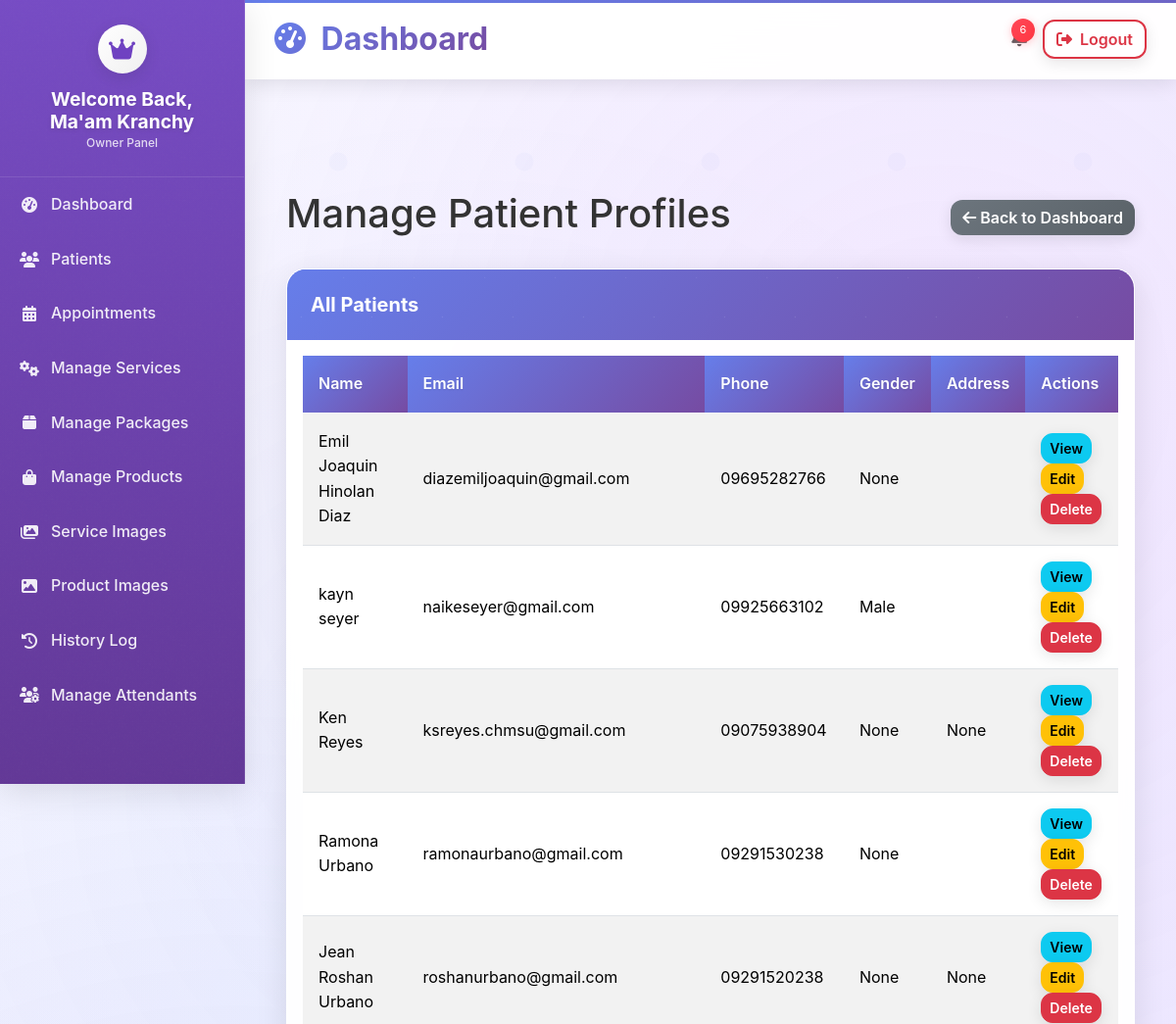
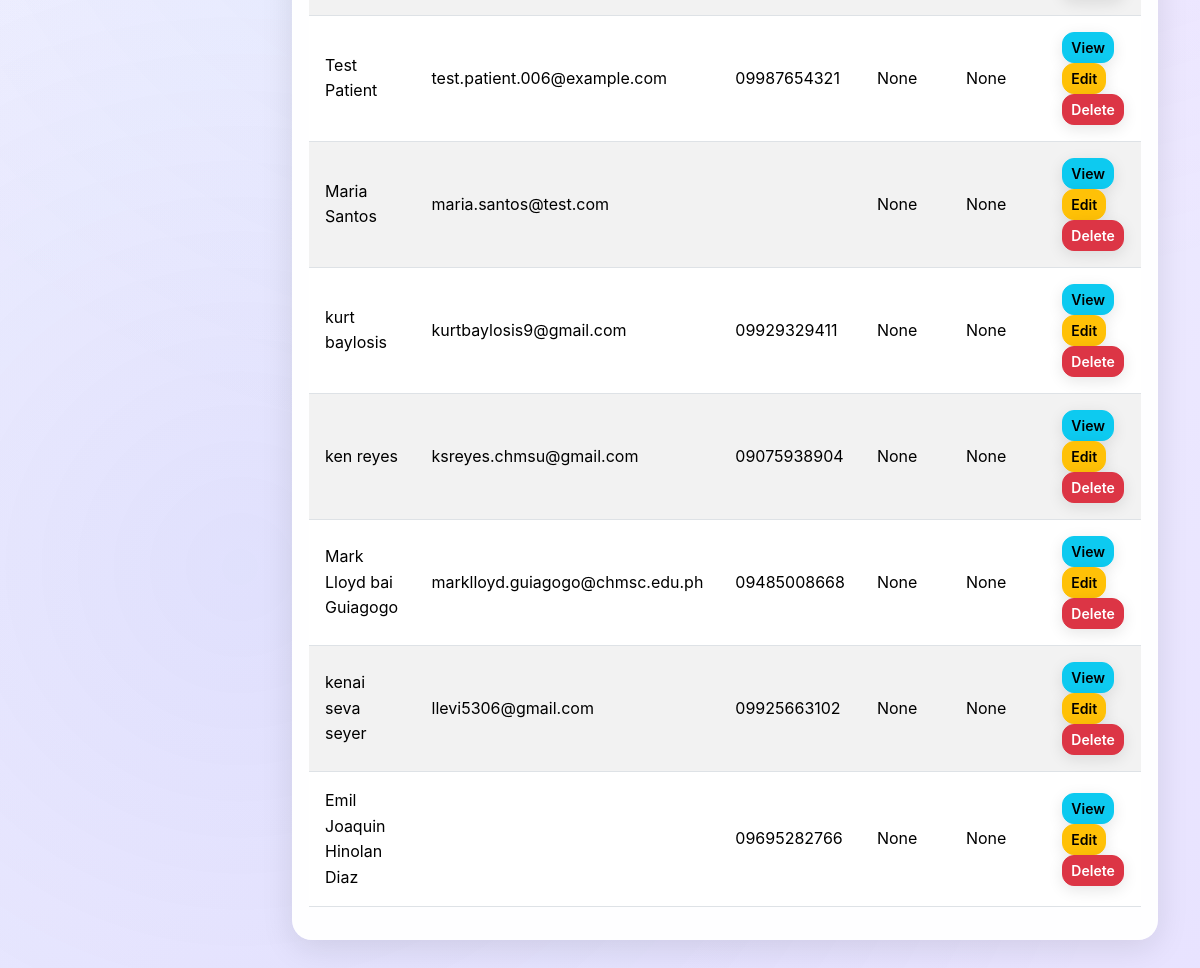
/owner/manage/patient-profiles/ (signed in), run on the app's committed database (2 pictures, top to bottom).
### accounts/models.py (models this page shows, shortened)
class User(AbstractUser):
    USER_TYPE_CHOICES = [
        ('patient', 'Patient'),
        ('admin', 'Staff'),
        ('owner', 'Owner'),
        ('attendant', 'Attendant'),
    ]
    GENDER_CHOICES = [
        ('male', 'Male'),
        ('female', 'Female'),
        ('other', 'Other'),
    ]
    CIVIL_STATUS_CHOICES = [
        ('single', 'Single'),
        ('married', 'Married'),
        ('widowed', 'Widowed'),
        ('divorced', 'Divorced'),
        ('separated', 'Separated'),
    ]
    user_type = models.CharField(max_length=10, choices=USER_TYPE_CHOICES, default='patient')
    phone = models.CharField(
        max_length=20,
        validators=[RegexValidator(
            regex=r'^\+?1?\d{9,15}$',
            message="Phone number must be entered in the format: '+999999999'. Up to 15 digits allowed."
        )],
        blank=True
    )
    middle_name = models.CharField(max_length=255, blank=True, null=True)
    address = models.TextField(blank=True, null=True, help_text="Complete address")
    gender = models.CharField(max_length=10, choices=GENDER_CHOICES, blank=True, null=True)
    civil_status = models.CharField(max_length=10, choices=CIVIL_STATUS_CHOICES, blank=True, null=True)
    birthday = models.DateField(blank=True, null=True)
    occupation = models.CharField(max_length=255, blank=True, null=True)
    profile_picture = models.ImageField(upload_to='profile_pictures/', blank=True, null=True)
    archived = models.BooleanField(default=False)
    created_at = models.DateTimeField(auto_now_add=True)
    updated_at = models.DateTimeField(auto_now=True)
    @property
    def full_name(self):
        return f"{self.first_name} {self.middle_name or ''} {self.last_name}".strip()
    class Meta:
        db_table = 'users'

### owner/views.py (the view, shortened to what this page needs)
# urls.py: path('manage/patient-profiles/', views.owner_manage_patient_profiles, name='manage_patient_profiles'),
@login_required
@user_passes_test(is_owner)
def owner_manage_patient_profiles(request):
    patients = User.objects.filter(user_type='patient').order_by('-created_at')
    context = {
        'patients': patients,
    }
    return render(request, 'owner/manage_patient_profiles.html', context)

### appointments/context_processors.py (called while the page is built)
def notification_count(request):
    if request.user.is_authenticated:
        if request.user.user_type == 'admin':
            count = Notification.objects.filter(patient__isnull=True).count()
        else:
            count = Notification.objects.filter(patient=request.user, is_read=False).count()
    else:
        count = 0
    return {
        'notification_count': count
    }

### owner/views.py (called while the page is built)
def is_owner(user):
    return user.is_authenticated and user.user_type in ('owner', 'admin')

### templates/owner/manage_patient_profiles.html (shortened to what this page needs)
{% extends 'owner/base.html' %}
{% load static %}
{% block content %}
<div class="container mt-4">
    <div class="d-flex justify-content-between align-items-center mb-4">
        <h1>Manage Patient Profiles</h1>
        <a href="{% url 'owner:dashboard' %}" class="btn btn-secondary">
            <i class="fas fa-arrow-left"></i> Back to Dashboard
        </a>
    </div>
    <div class="card">
        <div class="card-header">
            <h5>All Patients</h5>
        </div>
        <div class="card-body">
            <div class="table-responsive">
                <table class="table table-striped">
                    <thead>
                        <tr>
                            <th>Name</th>
                            <th>Email</th>
                            <th>Phone</th>
                            <th>Gender</th>
                            <th>Address</th>
                            <th>Actions</th>
                        </tr>
                    </thead>
                    <tbody>
                        {% for patient in patients %}
                        <tr>
                            <td>{{ patient.full_name }}</td>
                            <td>{{ patient.email }}</td>
                            <td>{{ patient.phone }}</td>
                            <td>{{ patient.gender|title }}</td>
                            <td>{{ patient.address|truncatechars:30 }}</td>
                            <td>
                                <button class="btn btn-sm btn-info" onclick="viewPatient({{ patient.id }})">View</button>
                                <button class="btn btn-sm btn-warning" onclick="editPatient({{ patient.id }})">Edit</button>
                                <form method="post" style="display: inline;" onsubmit="return confirm('Are you sure you want to delete this patient?')">
                                    <button type="submit" class="btn btn-sm btn-danger">Delete</button>
                                </form>
                            </td>
                        </tr>
                        {% endfor %}
                    </tbody>
                </table>
            </div>
        </div>
    </div>
</div>
{% endblock %}

### static/css/style.css (style rules this page uses)
:root { --primary-color: #6f42c1; --secondary-color: #bb8fce; --dark-color: #2c003e; --light-color: #f4ecf7; }
body { font-family: 'Poppins', sans-serif; color: #333; line-height: 1.6; padding-top: 70px; }

### templates/owner/base.html (style rules this page uses)
:root { --primary-color: #6f42c1; --secondary-color: #8e44ad; --accent-color: #e83e8c; --gradient-primary: linear-gradient(135deg, #667eea 0%, #764ba2 100%); --gradient-secondary: linear-gradient(135deg, #f093fb 0%, #f5576c 100%); --gradient-sidebar: linear-gradient(180deg, rgba(111, 66, 193, 0.95) 0%, rgba(90, 45, 145, 0.95) 100%); }
body { background: linear-gradient(135deg, #f8f9ff 0%, #e8e3ff 100%); background-attachment: fixed; font-family: 'Inter', 'Segoe UI', Tahoma, Geneva, Verdana, sans-serif; position: relative; }
body::before { content: ''; position: fixed; top: 0; left: 0; width: 100%; height: 100%; background: radial-gradient(circle at 20% 80%, rgba(102, 126, 234, 0.1) 0%, transparent 50%), radial-gradient(circle at 80% 20%, rgba(240, 147, 251, 0.1) 0%, transparent 50%), radial-gradient(circle at 40% 40%, rgba(120, 219, 255, 0.05) 0%, transparent 50%); z-index: -1; pointer-events: none; }
.card { border: none; border-radius: 20px; box-shadow: 0 8px 32px rgba(0, 0, 0, 0.1); transition: all 0.4s ease; background: rgba(255, 255, 255, 0.95); backdrop-filter: blur(15px); border: 1px solid rgba(255, 255, 255, 0.2); position: relative; overflow: hidden; }
.card::before { content: ''; position: absolute; top: 0; left: 0; right: 0; height: 4px; background: var(--gradient-primary); background-size: 200% 100%; animation: gradientShift 3s ease infinite; }
.card-header { background: var(--gradient-primary); color: white; border: none; padding: 1.5rem; position: relative; overflow: hidden; }
.card-header::before { content: ''; position: absolute; top: 0; left: 0; right: 0; bottom: 0; z-index: 0; }
.card-header h5 { position: relative; z-index: 1; margin: 0; font-weight: bold; }
.btn { border-radius: 12px; font-weight: 600; transition: all 0.3s ease; box-shadow: 0 4px 15px rgba(0, 0, 0, 0.1); position: relative; overflow: hidden; }
.btn::before { content: ''; position: absolute; top: 0; left: 0; right: 0; bottom: 0; background: linear-gradient(135deg, rgba(255, 255, 255, 0.2), rgba(255, 255, 255, 0.1)); opacity: 0; transition: opacity 0.3s ease; z-index: 0; }
.btn-secondary { background: linear-gradient(135deg, #6c757d, #5a6268); border: none; color: white; }
.table { background: transparent; }
.table thead th { background: var(--gradient-primary); color: white; border: none; padding: 1rem; font-weight: 600; text-shadow: 0 1px 2px rgba(0, 0, 0, 0.1); }
.table tbody td { padding: 1rem; vertical-align: middle; border-top: 1px solid rgba(233, 236, 239, 0.5); background: rgba(255, 255, 255, 0.5); transition: all 0.3s ease; }

### data on the page
User: full_name "Emil Joaquin Hinolan Diaz", email "diazemiljoaquin@gmail.com", phone "09695282766", gender "None"
User: full_name "kayn seyer", email "naikeseyer@gmail.com", phone "09925663102", gender "Male"
User: full_name "Ken Reyes", email "ksreyes.chmsu@gmail.com", phone "09075938904", gender "None", address "None"
User: full_name "Ramona Urbano", email "ramonaurbano@gmail.com", phone "09291530238", gender "None"
User: full_name "Jean Roshan Urbano", email "roshanurbano@gmail.com", phone "09291520238", gender "None", address "None"
User: full_name "Test Patient", email "test.patient.006@example.com", phone "09987654321", gender "None", address "None"
User: full_name "Maria Santos", email "maria.santos@test.com", gender "None", address "None"
User: full_name "kurt baylosis", email "kurtbaylosis9@gmail.com", phone "09929329411", gender "None", address "None"
User: full_name "ken reyes", email "ksreyes.chmsu@gmail.com", phone "09075938904", gender "None", address "None"
User: full_name "Mark Lloyd bai Guiagogo", email "marklloyd.guiagogo@chmsc.edu.ph", phone "09485008668", gender "None", address "None"
User: full_name "kenai seva seyer", email "llevi5306@gmail.com", phone "09925663102", gender "None", address "None"
User: full_name "Emil Joaquin Hinolan Diaz", phone "09695282766", gender "None", address "None"

### other printed values
{{ notification_count|default:0 }} "6"
